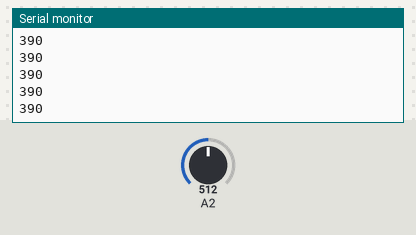
Bench run of a sketch on a simulated Arduino Uno, built with avr-gcc and run on an emulated ATmega328P. Shown: the last lines printed to the serial monitor. Inputs (shaded band) come from the test bench; at power-on: A2 = 512.

Above: at 1.2 s.
1.3 s: A2 set to 716
At 1.31 s:
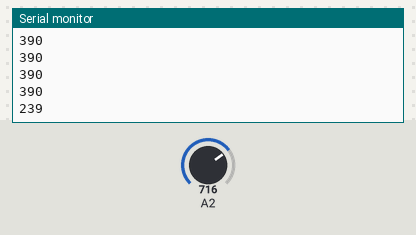
2.8 s: A2 set to 900
At 2.81 s:
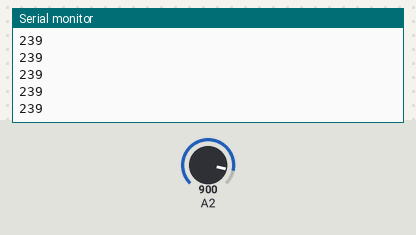
Timing chart, 0 to 5.8 s (numbered marks = the images above; inputs shaded):
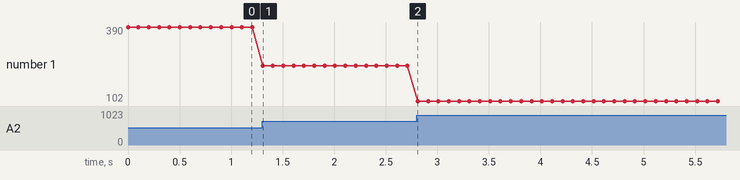

Measured:
- after the input at 1.3 s, the serial monitor: prints a new line at once (image 1)
- plotted number 1: 390 → 239 after the input at 1.3 s, 239 → 102 after the input at 2.8 s

The sketch:

JoystickController.ino
```cpp
int raw;
int mapped;
void setup() {
  Serial.begin(9600);
}

void loop() {
  raw = analogRead(A2);
  mapped = map(raw, 0, 1023, 770, 10);
  Serial.println(mapped);
  delay(100);
}
```
